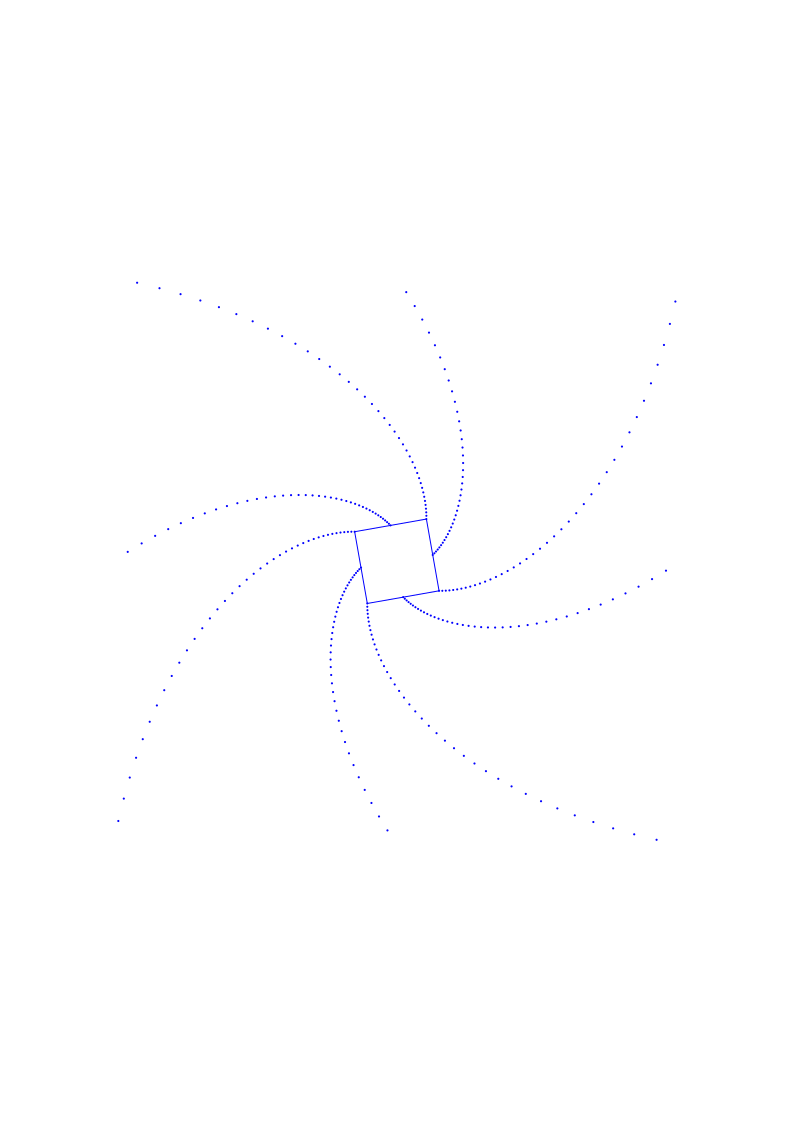

Generate this figure with Python:
from vsketch import Vsketch

vsk = Vsketch()
vsk.size("a4")
vsk.scale("1mm")

with vsk.pushMatrix():
    for _ in range(40):
        vsk.rotate(2, degrees=True)
        vsk.scale(0.95)
        vsk.point(-75, 75)
        vsk.point(0, 75)
        vsk.point(75, 75)
        vsk.point(75, 0)
        vsk.point(75, -75)
        vsk.point(0, -75)
        vsk.point(-75, -75)
        vsk.point(-75, 0)

with vsk.pushMatrix():
    vsk.rotate(80, degrees=True)
    vsk.scale(0.95 ** 40)
    vsk.square(0, 0, 150, mode="center")

vsk.display(mode="matplotlib")
vsk.save("points_transform.svg")
